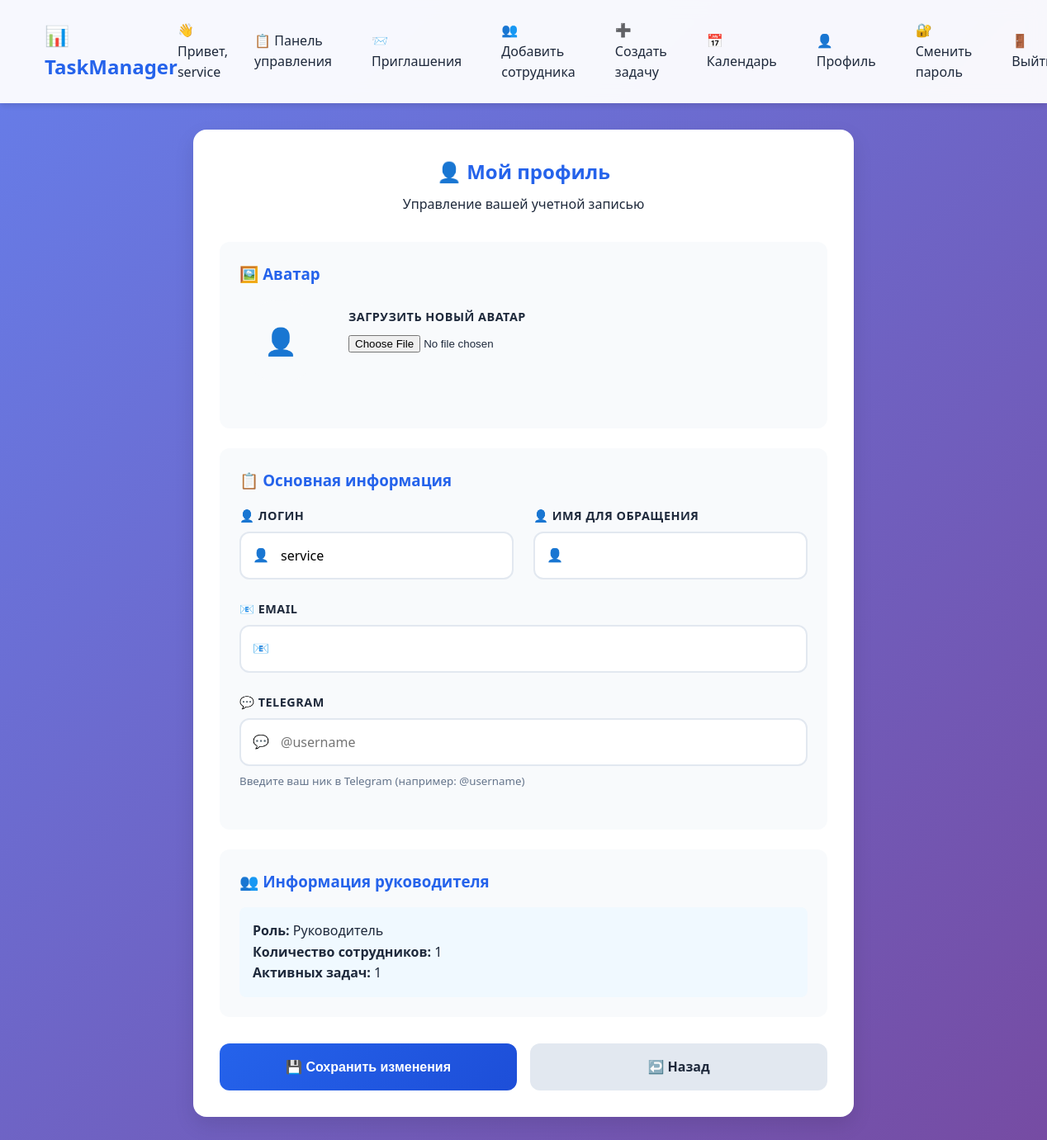
/profile/ (signed in), run on an earlier commit of the app's database.
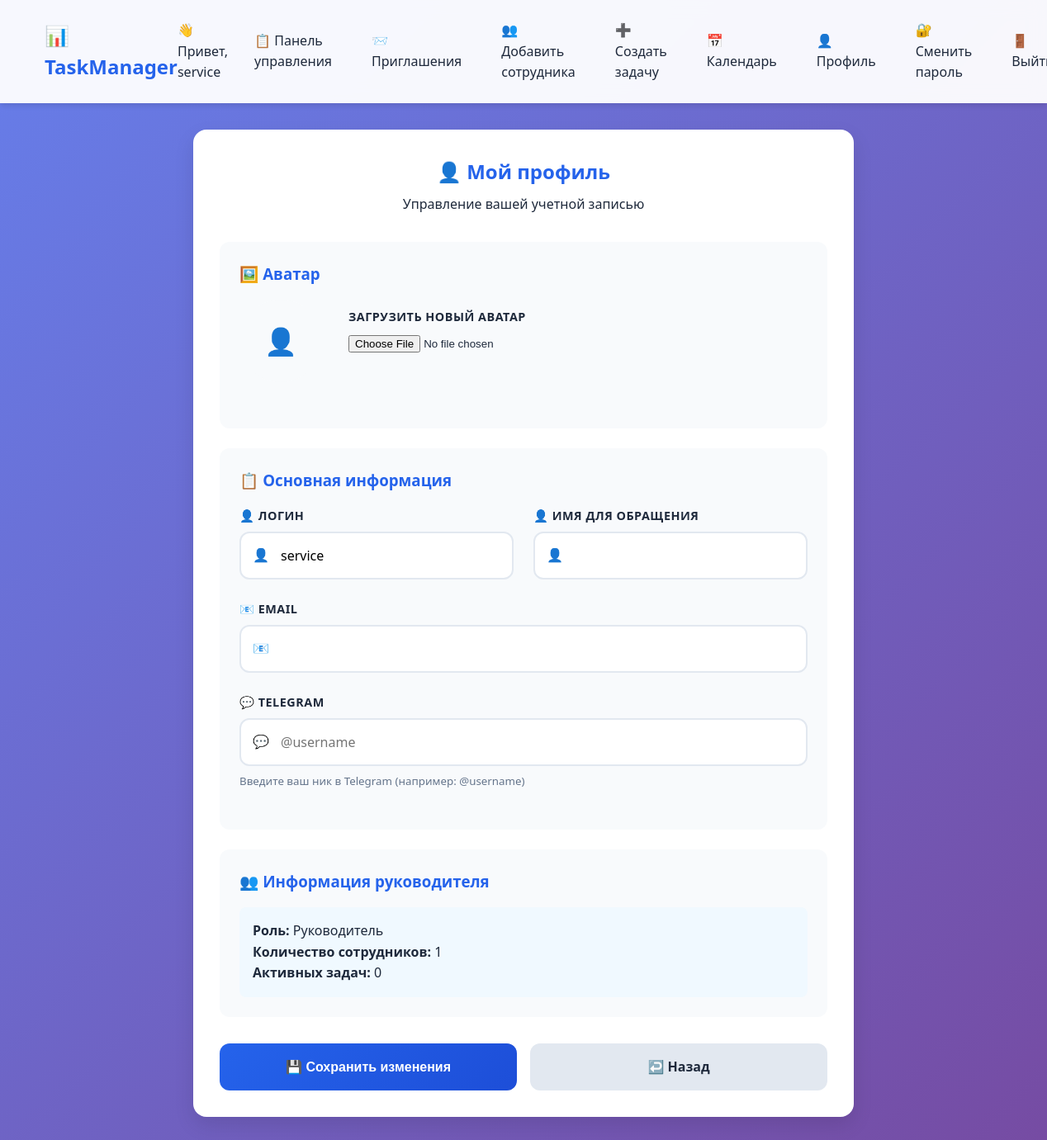
And on a later commit of the database.
### tasks/models.py (models this page shows, shortened)
class CustomUser(AbstractUser):
    manager = models.ForeignKey('self', on_delete=models.SET_NULL, null=True, blank=True,
                               limit_choices_to={'is_staff': True}, related_name='subordinates')
    balance = models.DecimalField(max_digits=10, decimal_places=2, default=0.00, verbose_name='Баланс')
    tags = models.CharField(max_length=500, blank=True, verbose_name='Ярлыки (через запятую)')
    telegram_username = models.CharField(max_length=100, blank=True, verbose_name='Ник в Telegram')
    avatar = models.ImageField(upload_to='avatars/', null=True, blank=True, verbose_name='Аватар')
    first_name = models.CharField(max_length=30, blank=True, verbose_name='Имя')
    last_name = models.CharField(max_length=150, blank=True, verbose_name='Фамилия')  # Делаем необязательной
    def get_display_name(self):
        return self.first_name or self.username

### tasks/views.py (the view)
# urls.py: path('profile/', views.profile, name='profile'),
@login_required
def profile(request):
    if request.method == 'POST':
        form = UserProfileForm(request.POST, request.FILES, instance=request.user)
        if form.is_valid():
            form.save()
            messages.success(request, 'Профиль успешно обновлен!')
            return redirect('profile')
    else:
        form = UserProfileForm(instance=request.user)
    return render(request, 'tasks/profile.html', {'form': form})

### tasks/forms.py
class UserProfileForm(forms.ModelForm):
    avatar = forms.ImageField(label='Аватар', required=False, widget=forms.FileInput)
    class Meta:
        model = CustomUser
        fields = ['username', 'first_name', 'telegram_username', 'avatar', 'email']
        widgets = {
            'username': forms.TextInput(attrs={'class': 'form-control'}),
            'first_name': forms.TextInput(attrs={'class': 'form-control'}),
            'telegram_username': forms.TextInput(attrs={'class': 'form-control', 'placeholder': '@username'}),
            'email': forms.EmailInput(attrs={'class': 'form-control'}),
        }

### tasks/templates/tasks/profile.html (shortened to what this page needs)
{% extends 'tasks/base.html' %}
{% block content %}
<div class="form-container">
    <div class="form-card">
        <div class="form-header">
            <h2>👤 Мой профиль</h2>
            <p>Управление вашей учетной записью</p>
        </div>
        <form method="post" enctype="multipart/form-data">
            <div class="form-section">
                <h3>🖼️ Аватар</h3>
                <div style="display: flex; align-items: center; gap: 2rem; margin-bottom: 2rem;">
                    <div style="width: 100px; height: 100px; border-radius: 50%; overflow: hidden; background: var(--light); display: flex; align-items: center; justify-content: center;">
                        {% if user.avatar %}
                            <img src="{{ user.avatar.url }}" alt="Аватар" style="width: 100%; height: 100%; object-fit: cover;">
                        {% else %}
                            <span style="font-size: 2rem;">👤</span>
                        {% endif %}
                    </div>
                    <div class="enhanced-input" style="flex: 1;">
                        <label for="id_avatar">Загрузить новый аватар</label>
                        {{ form.avatar }}
                    </div>
                </div>
            </div>
            <div class="form-section">
                <h3>📋 Основная информация</h3>
                <div class="form-grid">
                    <div class="enhanced-input">
                        <label for="id_username">👤 Логин</label>
                        <div class="input-wrapper">
                            <span class="icon">👤</span>
                            {{ form.username }}
                        </div>
                    </div>
                    <div class="enhanced-input">
                        <label for="id_first_name">👤 Имя для обращения</label>
                        <div class="input-wrapper">
                            <span class="icon">👤</span>
                            {{ form.first_name }}
                        </div>
                    </div>
                </div>
                <div class="enhanced-input">
                    <label for="id_email">📧 Email</label>
                    <div class="input-wrapper">
                        <span class="icon">📧</span>
                        {{ form.email }}
                    </div>
                </div>
                <div class="enhanced-input">
                    <label for="id_telegram_username">💬 Telegram</label>
                    <div class="input-wrapper">
                        <span class="icon">💬</span>
                        {{ form.telegram_username }}
                    </div>
                    <small style="color: var(--secondary); margin-top: 0.5rem; display: block;">
                        Введите ваш ник в Telegram (например: @username)
                    </small>
                </div>
            </div>
            {% if user.is_staff %}
            <div class="form-section">
                <h3>👥 Информация руководителя</h3>
                <div style="background: #f0f9ff; padding: 1rem; border-radius: 8px;">
                    <p><strong>Роль:</strong> Руководитель</p>
                    <p><strong>Количество сотрудников:</strong> {{ user.subordinates.count }}</p>
                    <p><strong>Активных задач:</strong> {{ user.created_tasks.count }}</p>
                </div>
            </div>
            {% endif %}
            <div class="form-actions">
                <button type="submit" class="btn btn-primary">
                    💾 Сохранить изменения
                </button>
                <a href="{% url 'dashboard' %}" class="btn btn-secondary">
                    ↩️ Назад
                </a>
            </div>
        </form>
    </div>
</div>
{% endblock %}

### tasks/templates/tasks/base.html (shortened to what this page needs)
<!DOCTYPE html>
<html lang="ru">
<head>
</head>
<body>
    <header class="header">
        <div class="container">
            <nav class="nav">
                <a href="{% url 'dashboard' %}" class="logo">📊 TaskManager</a>
                <div class="nav-links" id="navLinks">
    {% if user.is_authenticated %}
        <div class="user-info">
            <span>👋 Привет, {{ user.get_display_name }}</span>
                </div>
                {% if user.is_staff %}
                    <a href="{% url 'dashboard' %}">📋 Панель управления</a>
                    <a href="{% url 'invitation_list' %}">📨 Приглашения</a>
                    <a href="{% url 'create_employee' %}">👥 Добавить сотрудника</a>
                    <a href="{% url 'create_task' %}">➕ Создать задачу</a>
                    <a href="{% url 'calendar' %}">📅 Календарь</a>
                {% else %}
                    <a href="{% url 'dashboard' %}">📋 Мои задачи</a>
                {% endif %}
                <a href="{% url 'profile' %}">👤 Профиль</a>
                <a href="{% url 'change_password' %}">🔐 Сменить пароль</a>
                <a href="{% url 'logout' %}">🚪 Выйти</a>
            {% else %}
                <a href="{% url 'login' %}">🔑 Войти</a>
            {% endif %}
        </div>
            </nav>
        </div>
    </header>
    <main class="main">
        <div class="container">
            {% block content %}
            {% endblock %}
        </div>
    </main>
</body>
</html>

### tasks/templates/tasks/base.html (style rules this page uses)
:root { --primary: #2563eb; --primary-dark: #1d4ed8; --secondary: #64748b; --success: #10b981; --warning: #f59e0b; --danger: #ef4444; --light: #f8fafc; --dark: #1e293b; --border: #e2e8f0; }
* { margin: 0; padding: 0; box-sizing: border-box; }
body { font-family: 'Segoe UI', system-ui, -apple-system, sans-serif; line-height: 1.6; color: var(--dark); background: linear-gradient(135deg, #667eea 0%, #764ba2 100%); min-height: 100vh; }
.container { max-width: 1200px; margin: 0 auto; padding: 0 20px; }
.header { background: rgba(255, 255, 255, 0.95); backdrop-filter: blur(10px); box-shadow: 0 4px 6px -1px rgba(0, 0, 0, 0.1); position: sticky; top: 0; z-index: 100; }
.nav { display: flex; justify-content: space-between; align-items: center; padding: 1rem 0; }
.logo { font-size: 1.5rem; font-weight: bold; color: var(--primary); text-decoration: none; }
.nav-links { display: flex; gap: 1rem; align-items: center; }
.nav-links a { color: var(--dark); text-decoration: none; padding: 0.5rem 1rem; border-radius: 8px; transition: all 0.3s ease; font-weight: 500; }
.user-info { display: flex; align-items: center; gap: 1rem; }
.main { padding: 2rem 0; min-height: calc(100vh - 120px); }
.btn { display: inline-block; padding: 0.7rem 1.5rem; border: none; border-radius: 8px; text-decoration: none; font-weight: 600; cursor: pointer; transition: all 0.3s ease; text-align: center; }
.btn-primary { background: var(--primary); color: white; }
.form-control { width: 100%; padding: 0.8rem; border: 2px solid var(--border); border-radius: 8px; font-size: 1rem; transition: border-color 0.3s ease; }
.form-control { width: 100%; padding: 0.8rem 1rem; border: 2px solid var(--border); border-radius: 10px; font-size: 1rem; transition: all 0.3s ease; background: white; font-family: inherit; }
.form-actions { display: flex; gap: 1rem; margin-top: 2rem; flex-wrap: wrap; }
.form-actions .btn { flex: 1; min-width: 120px; }
.form-container { max-width: 800px; margin: 0 auto; }
.form-card { background: white; border-radius: 16px; padding: 2rem; box-shadow: 0 10px 25px rgba(0, 0, 0, 0.1); margin-bottom: 2rem; }
.form-header { text-align: center; margin-bottom: 2rem; }
.form-header h2 { color: var(--primary); margin-bottom: 0.5rem; }
.form-grid { display: grid; grid-template-columns: repeat(auto-fit, minmax(300px, 1fr)); gap: 1.5rem; }
.form-section { background: #f8fafc; padding: 1.5rem; border-radius: 12px; margin-bottom: 1.5rem; }
.form-section h3 { color: var(--primary); margin-bottom: 1rem; display: flex; align-items: center; gap: 0.5rem; }
.enhanced-input { position: relative; margin-bottom: 1.5rem; }
.enhanced-input label { display: block; margin-bottom: 0.5rem; font-weight: 600; color: var(--dark); font-size: 0.9rem; text-transform: uppercase; letter-spacing: 0.5px; }
.enhanced-input .input-wrapper { position: relative; }
.enhanced-input .form-control { width: 100%; padding: 1rem 1rem 1rem 3rem; border: 2px solid #e2e8f0; border-radius: 12px; font-size: 1rem; transition: all 0.3s ease; background: white; }
.enhanced-input .icon { position: absolute; left: 1rem; top: 50%; transform: translateY(-50%); color: var(--secondary); z-index: 2; }
.form-actions .btn { flex: 1; min-width: 140px; padding: 1rem 2rem; border-radius: 12px; font-weight: 600; font-size: 1rem; transition: all 0.3s ease; }
.btn-primary { background: linear-gradient(135deg, var(--primary), #1d4ed8); color: white; border: none; }
.btn-secondary { background: var(--border); color: var(--dark); border: none; }
.form-card { animation: slideIn 0.5s ease-out; }

What changed in the data, as far as the page shows it:
changed CustomUser "service": created_tasks.count "1" → "0"
